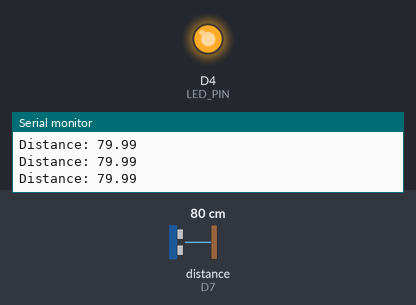
The sketch below on a simulated ESP8266 (NodeMCU). On the bench: output pins drawn as LEDs (lit = HIGH), the last lines printed to the serial monitor. Wiring (inferred from the names in the program): ultrasonic range finder: trigger D6; echo D7. Dashed ring = blinking. Inputs (shaded band) come from the test bench; at power-on: distance to the obstacle (sensor on D7) 80 cm. The echo pulse lasts 58.3 µs per cm; WiFi joins after 1.5 s; servers stay silent unless stated; random numbers use the default seed unless the sketch sets one; no MQTT or app messages arrive unless stated; pins used as bus, display or sensor lines are not drawn.

Above: at 2.7 s.
2.8 s: distance to the obstacle (sensor on D7) set to 23 cm
5.0 s: distance to the obstacle (sensor on D7) set to 18 cm
At 6.7 s:
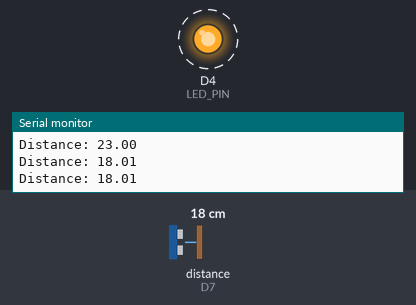
8.0 s: distance to the obstacle (sensor on D7) set to 35 cm
9.7 s: distance to the obstacle (sensor on D7) set to 2 cm
At 11.6 s:
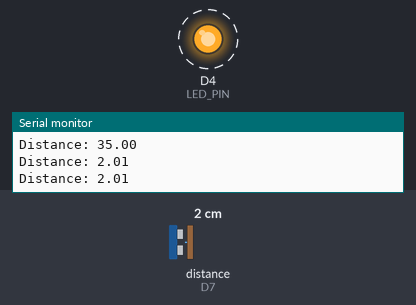
Timing chart, 0 to 13.7 s (numbered marks = the images above; inputs shaded):
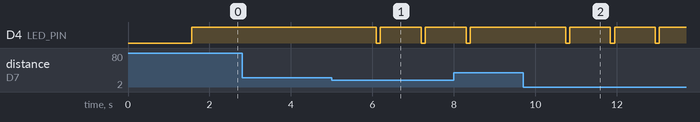

The sketch:

core.ino
```cpp
#include <ESP8266WiFi.h>
#include <PubSubClient.h>

const char *ssid = "ASUS_X00TD_6107";
const char *password = "12345678";
const char *mqtt_server = "test.mosquitto.org";
const char *topic = "iot-smart-lamp";

#define MSG_BUFFER_SIZE (50)
#define TRIGGER_PIN D6
#define ECHO_PIN D7
#define LED_PIN D4


WiFiClient espClient;
PubSubClient client(espClient);

unsigned long lastMsg = 0;
char msg[MSG_BUFFER_SIZE];
float duration, distance;


void setup_wifi() {
  delay(10);
  Serial.println();
  Serial.print("Connecting to ");
  Serial.println(ssid);
  WiFi.mode(WIFI_STA);
  WiFi.begin(ssid, password);

  while (WiFi.status() != WL_CONNECTED) {
    delay(500);
    Serial.print(".");
  }

  Serial.println("");
  Serial.println("WiFi connected");
  Serial.println("IP address: ");
  Serial.println(WiFi.localIP());
}

void reconnect() {
  while (!client.connected()) {
    Serial.print("Attempting MQTT connection...");
    String clientId = "ESP8266Client-";
    clientId += String(random(0xffff), HEX);
    if (client.connect(clientId.c_str())) {
      Serial.println();
      Serial.println("MQTT Connected");
      client.publish(topic, "init");
    } else {
      Serial.println();
      Serial.print("failed, rc=");
      Serial.print(client.state());
      Serial.println(" try again in 5 seconds");
      delay(5000);
    }
  }
}

void setup() {
  pinMode(TRIGGER_PIN, OUTPUT);
  pinMode(ECHO_PIN, INPUT);
  pinMode(LED_BUILTIN, OUTPUT);
  pinMode(LED_PIN, OUTPUT);
  Serial.begin(57600);
  setup_wifi();
  client.setServer(mqtt_server, 1883);
}

void loop() {
  if (!client.connected()) {
    reconnect();
  }
  client.loop();

  digitalWrite(TRIGGER_PIN, LOW);
  delayMicroseconds(2);
  digitalWrite(TRIGGER_PIN, HIGH);
  delayMicroseconds(10);
  digitalWrite(TRIGGER_PIN, LOW);

  duration = pulseIn(ECHO_PIN, HIGH);
  distance = (duration * .0343) / 2;
  Serial.print("Distance: ");
  Serial.println(distance);
  if (distance < 20) {
    client.publish(topic, "on");
    digitalWrite(LED_PIN, HIGH);
    digitalWrite(LED_BUILTIN, HIGH);
    delay(1000);
    digitalWrite(LED_BUILTIN, LOW);
  } else {
    client.publish(topic, "off");
    digitalWrite(LED_PIN, HIGH);
  }
  delay(100);
}
```

Measured:
- the behaviour switches between 21 and 20 cm on distance to the obstacle (sensor on D7) (found by bisection; images 0 and 1)
- after the input at 5.0 s, D4 (LED_PIN): alternates HIGH for 1.0 s and LOW for 0.10 s, starting after 1.1 s
- after the input at 9.7 s, D4 (LED_PIN): alternates HIGH for 1.0 s and LOW for 0.10 s, starting after 1.0 s
